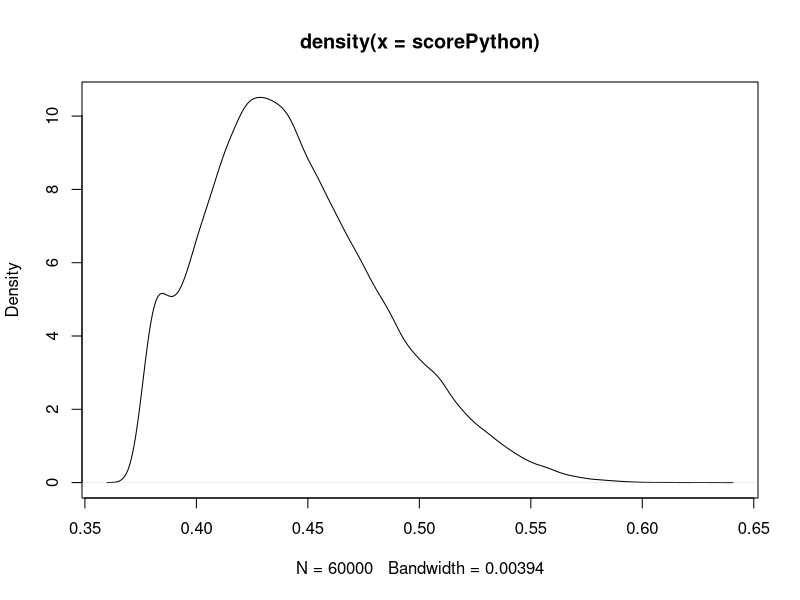
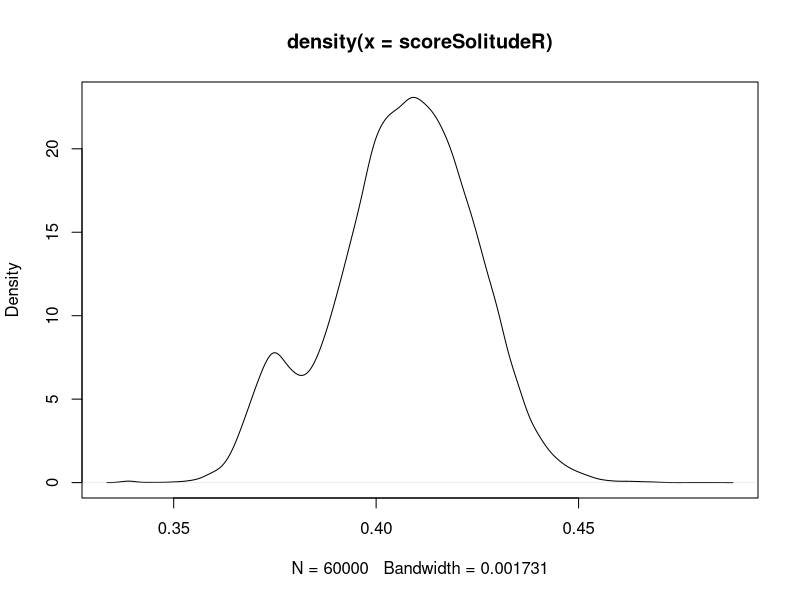
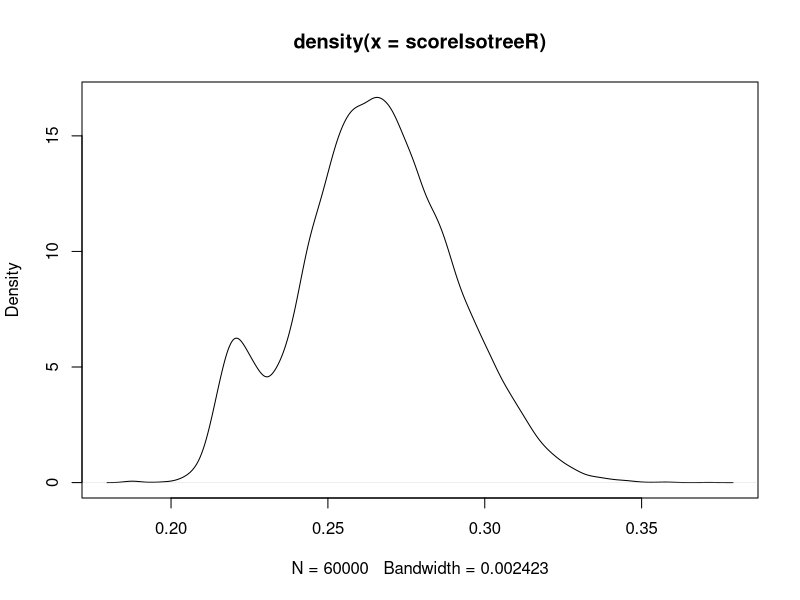
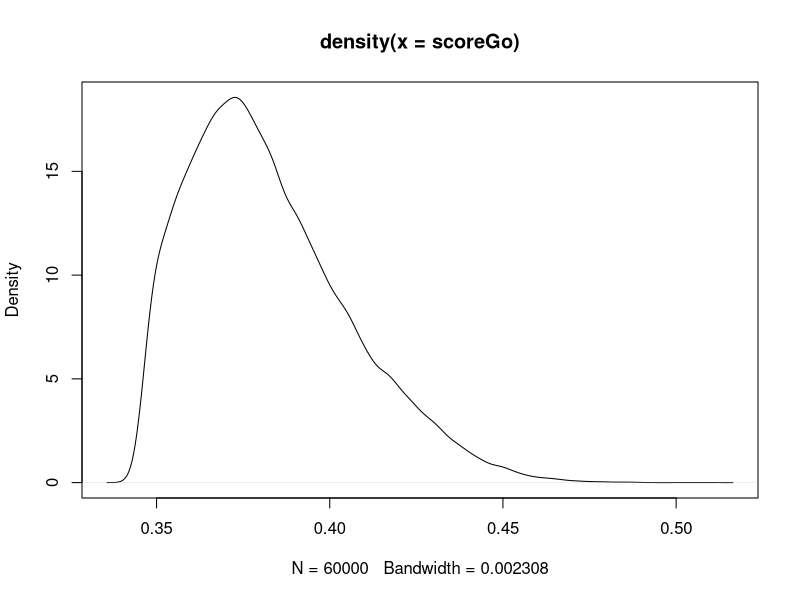
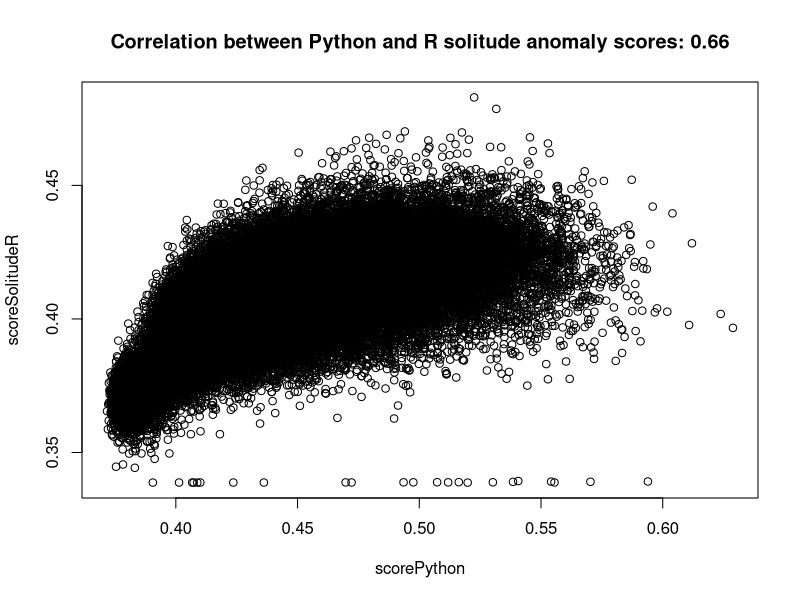
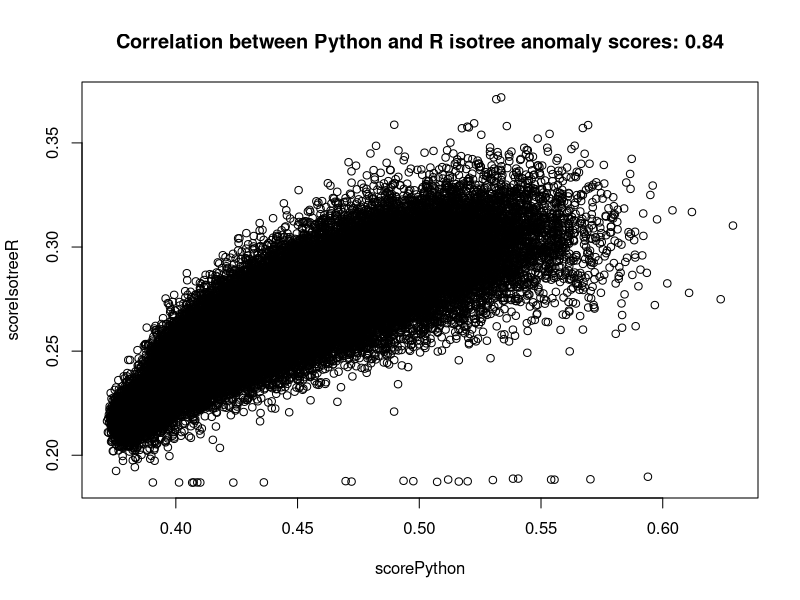
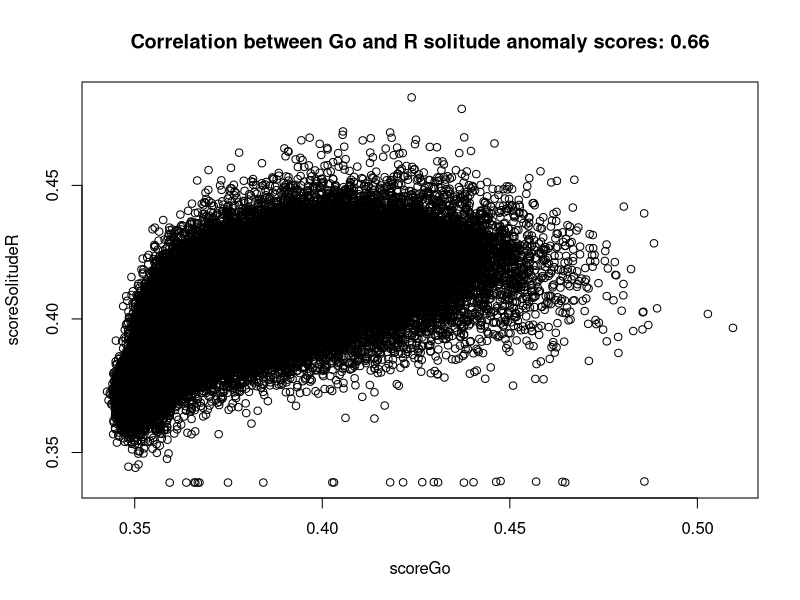
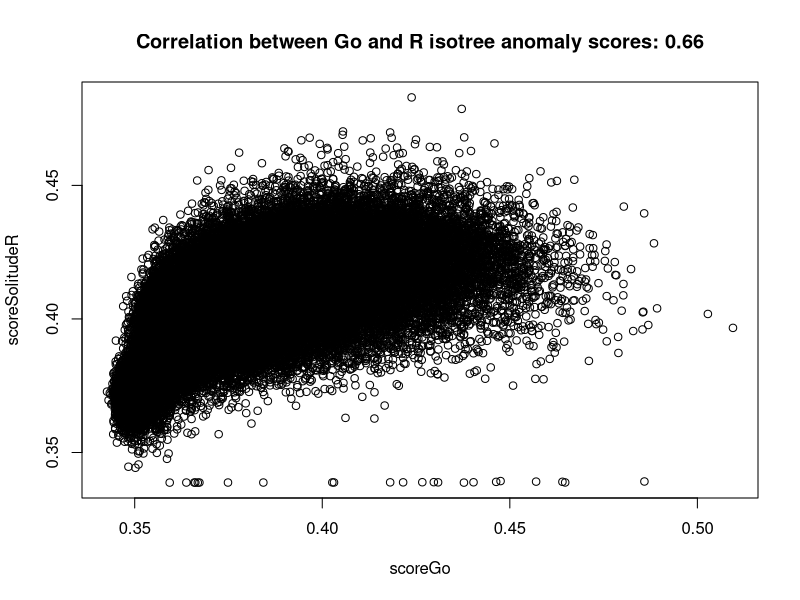

Here is the R script that generated these plots, in order:
# compare the anomaly scores from Python and R
digitLabels = read.csv("labels.csv")
scoresSolitudeR = read.csv("solitudeRScores.csv")
scoresIsotreeR = read.csv("isotreeRScores.csv")
scoresPython = read.csv("pythonScores.csv")
scoresGo = read.csv("go_data.csv")
  
# merge the scoring data  
analyzeData <- data.frame("digitLabel" = digitLabels$digitLabel,
	"scoreSolitudeR" = scoresSolitudeR$iforestRScore.anomaly_score,
	"scoreIsotreeR" = scoresIsotreeR$isotreeRScore,
	"scorePython" = scoresPython$iforestPythonScore,
	"scoreGo"= scoresGo$scores)

# Note that distributions of anomaly scores have different shapes
# Are there hyperparameter settings that may bring the 
# Python and R results closer together?
pdf(file = "fig-python-anomaly-scores.pdf", width = 11, height = 8.5)
with(analyzeData, plot(density(scorePython)))
dev.off()

pdf(file = "fig-r-solitude-anomaly-scores.pdf", width = 11, height = 8.5)
with(analyzeData, plot(density(scoreSolitudeR)))
dev.off()

pdf(file = "fig-r-isotree-anomaly-scores.pdf", width = 11, height = 8.5)
with(analyzeData, plot(density(scoreIsotreeR)))
dev.off()

pdf(file = "fig-go-anomaly-scores.pdf", width = 11, height = 8.5)
with(analyzeData, plot(density(scoreGo)))
dev.off()

pdf(file = "fig-scatterplot-Python-Rsolitude-anomaly-scores.pdf", width = 11, height = 8.5)
with(analyzeData, plot(scorePython,scoreSolitudeR))
title(paste("Correlation between Python and R solitude anomaly scores:",
	as.character(round(with(analyzeData,cor(scorePython,scoreSolitudeR)),digits = 2))))
dev.off()

pdf(file = "fig-scatterplot-Python-Risotree-anomaly-scores.pdf", width = 11, height = 8.5)
with(analyzeData, plot(scorePython,scoreIsotreeR))
title(paste("Correlation between Python and R isotree anomaly scores:",
	as.character(round(with(analyzeData,cor(scorePython,scoreIsotreeR)),digits = 2))))
dev.off()

pdf(file = "fig-scatterplot-Go-Rsolitude-anomaly-scores.pdf", width = 11, height = 8.5)
with(analyzeData, plot(scoreGo,scoreSolitudeR))
title(paste("Correlation between Go and R solitude anomaly scores:",
	as.character(round(with(analyzeData,cor(scorePython,scoreSolitudeR)),digits = 2))))
dev.off()

pdf(file = "fig-scatterplot-Go-Risotree-anomaly-scores.pdf", width = 11, height = 8.5)
with(analyzeData, plot(scoreGo,scoreSolitudeR))
title(paste("Correlation between Go and R isotree anomaly scores:",
	as.character(round(with(analyzeData,cor(scorePython,scoreSolitudeR)),digits = 2))))
dev.off()

pdf(file = "fig-scatterplot-Go-Python-anomaly-scores.pdf", width = 11, height = 8.5)
with(analyzeData, plot(scoreGo,scorePython))
title(paste("Correlation between Go and Python anomaly scores:",
	as.character(round(with(analyzeData,cor(scorePython,scoreSolitudeR)),digits = 2))))
dev.off()
